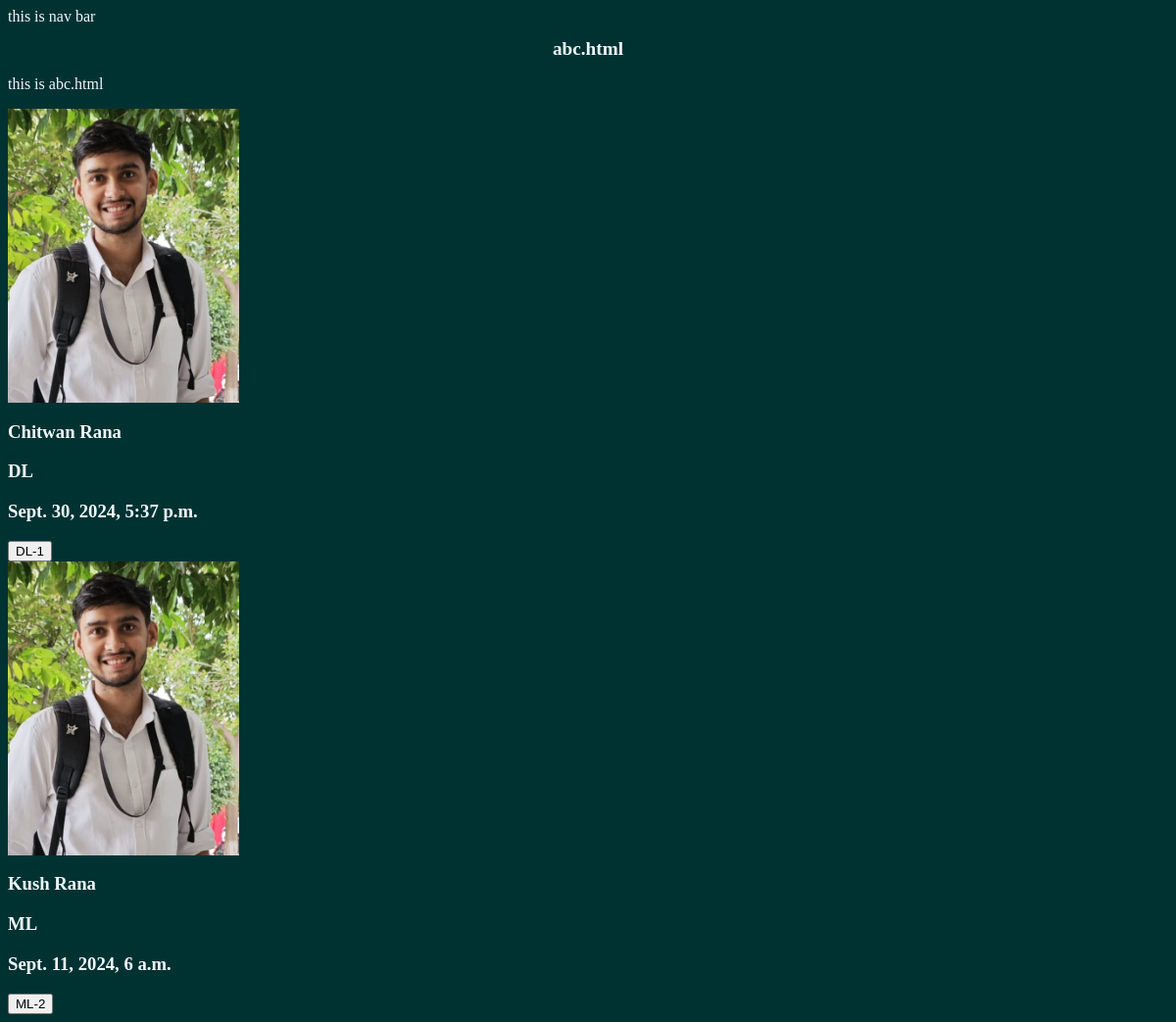
The app's page /XYZ/, older data.
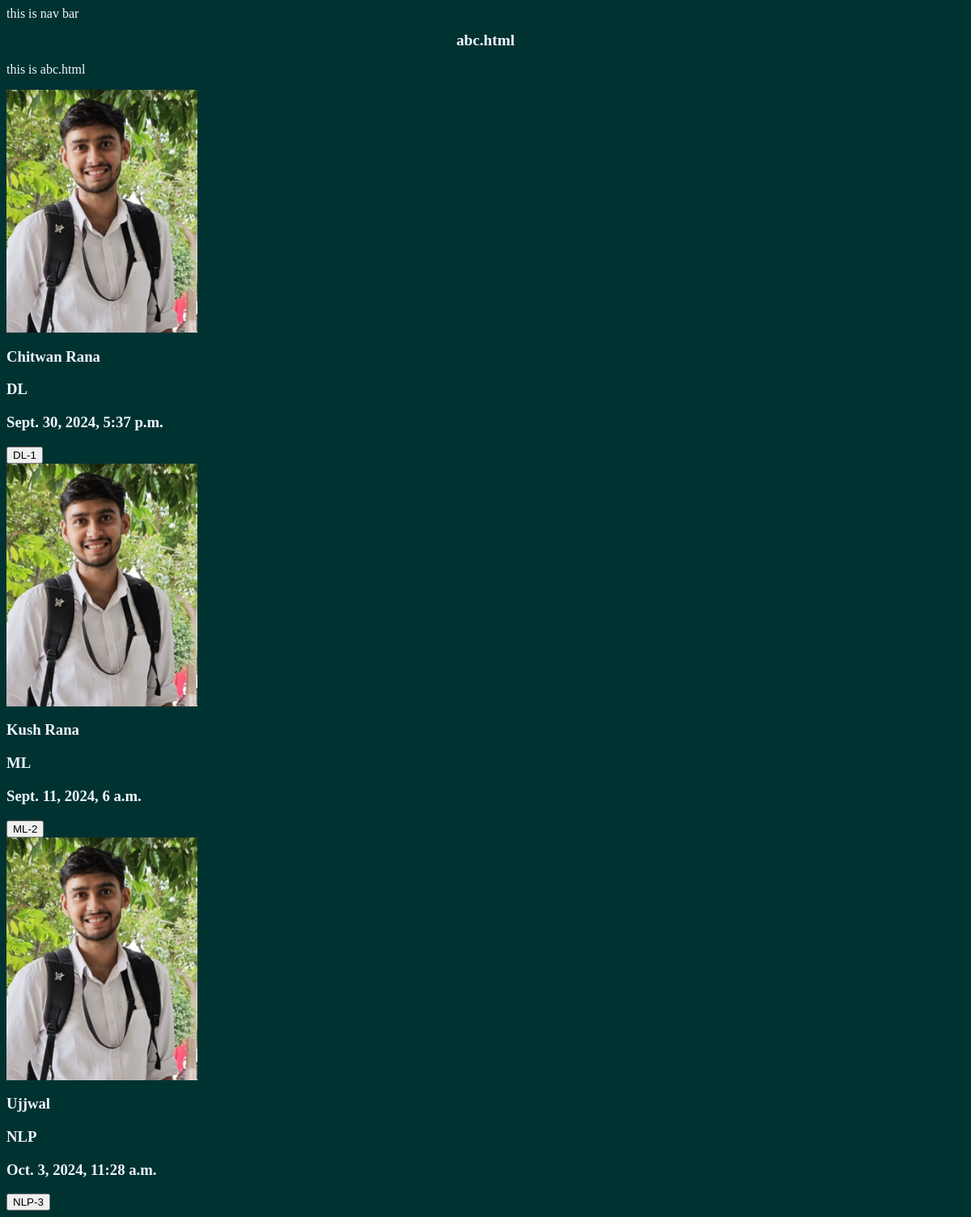
The same page, newer data.
### XYZ/models.py (models this page shows, shortened)
class Chaivarity(models.Model):
     VARIETY=[('ML','Machine Learning'),
              ('DL','Deep Learning'),
              ('NLP','Natural Language Processing'),
              ]
     name=models.CharField(max_length=100)
     image=models.ImageField(upload_to='chais/')
     date=models.DateTimeField(default=timezone.now)
     type=models.CharField(max_length=3,choices=VARIETY)
     desc=models.TextField(default='')

### XYZ/views.py (the view)
# urls.py: path('',views.abc,name='abc'),  # now url for app is localhost:8000/XYZ and for project  is 8000 (abc is by default)
def abc(request):
     chais=Chaivarity.objects.all()
     return render(request,'XYZ/abc.html',{'chais':chais})

### XYZ/templates/XYZ/abc.html (shortened to what this page needs)
{% extends "layout.html" %}
{% block content %}
<h1>abc.html </h1>
<p>this is abc.html</p>
<div class="container">
<div class="row" >
{% for chai in chais  %}
<div class="chai_item" >
     <img style="display:flex; justify-content:center ;height:300px;" src="{{chai.image.url}}" alt="">
     <h3>{{chai.name}}</h3>
     <h3>{{chai.type}}</h3>
     <h3>{{chai.date}}</h3>
     <a href="{% url 'chai_detail' chai.id %}">
          <button type="button">
               {{chai.type}}-{{chai.id}}
          </button>
     </a>
</div>
{% endfor %}
</div>
</div>
{% endblock %}

### templates/layout.html (shortened to what this page needs)
{% load static %}
<!DOCTYPE html>
<html lang="en">
<head>
     <link rel="stylesheet" href="{% static 'style.css'%}">
</head>
<body>
     <nav>
          this is nav bar
     </nav>
     {% block content %}
     {% endblock %}
</body>
</html>

### static/style.css (style rules this page uses)
body { background-color: rgb(1, 50, 50); color: aliceblue; }
h1 { text-align: center; font-size: larger; }

Row changes from the older to the newer data that the page shows:
added Chaivarity: image (picture), name "Ujjwal", type "NLP", date "Oct. 3, 2024, 11:28 a.m.", id "3"
